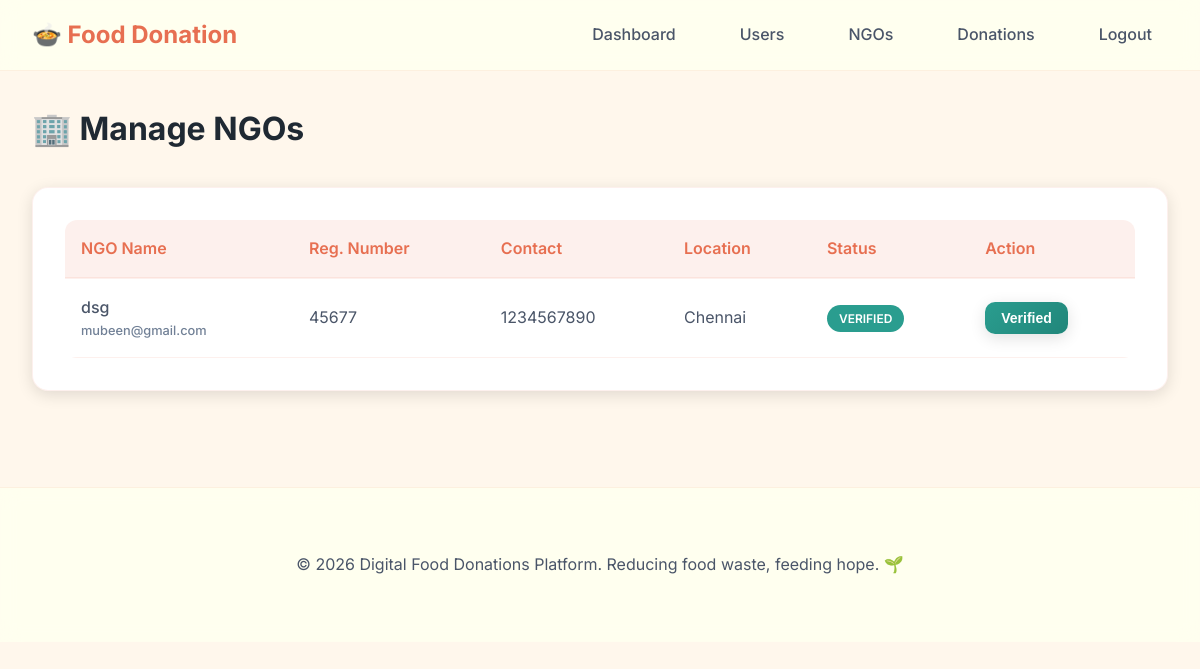
/admin/ngos (signed in), run on the app's committed database.
### models.py (models this page shows, shortened)
class NGO(db.Model, UserMixin):
    __tablename__ = 'ngo'
    id = db.Column(db.Integer, primary_key=True)
    ngo_name = db.Column(db.String(150), nullable=False)
    email = db.Column(db.String(120), unique=True, nullable=False)
    password_hash = db.Column(db.String(200), nullable=False)
    phone_number = db.Column(db.String(15), nullable=False)
    location = db.Column(db.String(100), nullable=False)
    registration_number = db.Column(db.String(50), unique=True, nullable=False)
    address = db.Column(db.Text, nullable=False)
    is_verified = db.Column(db.Boolean, default=False)
    verified_at = db.Column(db.DateTime, nullable=True)
    created_at = db.Column(db.DateTime, default=datetime.utcnow)

### app.py (the view)
@app.route('/admin/ngos')
@login_required
@role_required('admin')
def admin_ngos():
    ngos = NGO.query.order_by(NGO.created_at.desc()).all()
    return render_template('admin/ngos.html', ngos=ngos)

### app.py (called while the page is built)
@login_manager.user_loader
def load_user(user_id):
    user_type = session.get('user_type')
    if user_type == 'user':
        return User.query.get(int(user_id))
    elif user_type == 'ngo':
        return NGO.query.get(int(user_id))
    elif user_type == 'admin':
        return Admin.query.get(int(user_id))
    return None

def role_required(role):
    def decorator(f):
        @wraps(f)
        def decorated_function(*args, **kwargs):
            if not current_user.is_authenticated:
                flash('Please login to access this page.', 'warning')
                return redirect(url_for('login'))
            if session.get('user_type') != role:
                flash('You do not have permission to access this page.', 'danger')
                return redirect(url_for('index'))
            return f(*args, **kwargs)
        return decorated_function
    return decorator

### templates/admin/ngos.html (shortened to what this page needs)
{% extends "base.html" %}
{% block content %}
<div class="container">
    <h1>🏢 Manage NGOs</h1>
    <div class="card fade-in" style="margin-top: 2rem;">
        <div class="table-container">
            <table>
                <thead>
                    <tr>
                        <th>NGO Name</th>
                        <th>Reg. Number</th>
                        <th>Contact</th>
                        <th>Location</th>
                        <th>Status</th>
                        <th>Action</th>
                    </tr>
                </thead>
                <tbody>
                    {% for ngo in ngos %}
                    <tr>
                        <td style="font-weight: 500;">
                            {{ ngo.ngo_name }}
                            <div style="font-size: 0.8rem; color: var(--text-muted);">{{ ngo.email }}</div>
                        </td>
                        <td>{{ ngo.registration_number }}</td>
                        <td>{{ ngo.phone_number }}</td>
                        <td>{{ ngo.location }}</td>
                        <td>
                            {% if ngo.is_verified %}
                            <span class="badge badge-success">Verified</span>
                            {% else %}
                            <span class="badge badge-warning">Pending</span>
                            {% endif %}
                        </td>
                        <td>
                            {% if not ngo.is_verified %}
                            <a href="{{ url_for('admin_verify_ngo', ngo_id=ngo.id) }}" class="btn btn-sm btn-success"
                                onclick="return confirmAction('Verify this NGO? They will act immediately.')">
                                Verify Now
                            </a>
                            {% else %}
                            <button class="btn btn-sm btn-secondary" disabled>Verified</button>
                            {% endif %}
                        </td>
                    </tr>
                    {% endfor %}
                </tbody>
            </table>
        </div>
    </div>
</div>
{% endblock %}

### static/css/style.css (style rules this page uses)
:root { --primary: #E76F51; --primary-dark: #d15a3d; --primary-light: #f08c71; --secondary: #2A9D8F; --secondary-dark: #21867a; --accent: #F4A261; --card-bg: #FFFFFF; --bg-primary: #FFF7EC; --bg-secondary: #fffefd; --bg-tertiary: #fdf9f4; --text-primary: #1F2933; --text-secondary: #4a5568; --text-muted: #718096; --success: #2A9D8F; --warning: #F4A261; --danger: #E76F51; --info: #3b82f6; --glass-bg: rgba(255, 255, 240, 0.9); --glass-border: rgba(231, 111, 81, 0.1); --shadow-sm: 0 2px 8px rgba(0, 0, 0, 0.08); --shadow-md: 0 4px 16px rgba(0, 0, 0, 0.12); --shadow-lg: 0 8px 32px rgba(0, 0, 0, 0.16); --shadow-glow: 0 0 20px rgba(231, 111, 81, 0.2); --transition: all 0.3s cubic-bezier(0.4, 0, 0.2, 1); }
* { margin: 0; padding: 0; box-sizing: border-box; }
body { font-family: 'Inter', sans-serif; background: var(--bg-primary); color: var(--text-primary); line-height: 1.6; min-height: 100vh; }
.btn { padding: 0.75rem 1.5rem; border: none; border-radius: 10px; font-weight: 600; cursor: pointer; transition: var(--transition); text-decoration: none; display: inline-block; font-size: 1rem; }
.btn-secondary { background: linear-gradient(135deg, var(--secondary) 0%, var(--secondary-dark) 100%); color: white; box-shadow: var(--shadow-md); }
.btn-sm { padding: 0.5rem 1rem; font-size: 0.875rem; }
.card { background: var(--card-bg); backdrop-filter: blur(10px); border: 1px solid var(--glass-border); border-radius: 16px; padding: 2rem; box-shadow: var(--shadow-md); transition: var(--transition); }
.badge { padding: 0.25rem 0.75rem; border-radius: 20px; font-size: 0.75rem; font-weight: 600; text-transform: uppercase; display: inline-block; }
.badge-success { background: var(--success); color: white; }
.table-container { overflow-x: auto; border-radius: 12px; background: var(--card-bg); backdrop-filter: blur(10px); }
table { width: 100%; border-collapse: collapse; }
thead { background: rgba(231, 111, 81, 0.1); }
th { padding: 1rem; text-align: left; font-weight: 600; color: var(--primary); border-bottom: 2px solid var(--glass-border); }
td { padding: 1rem; border-bottom: 1px solid var(--glass-border); color: var(--text-secondary); }
.container { max-width: 1200px; margin: 0 auto; padding: 2rem; }
.fade-in { animation: fadeIn 0.5s ease-out; }

### data on the page
NGO: ngo_name "dsg", email "mubeen@gmail.com", registration_number "45677", phone_number "1234567890", location "Chennai", is_verified "VERIFIED"
